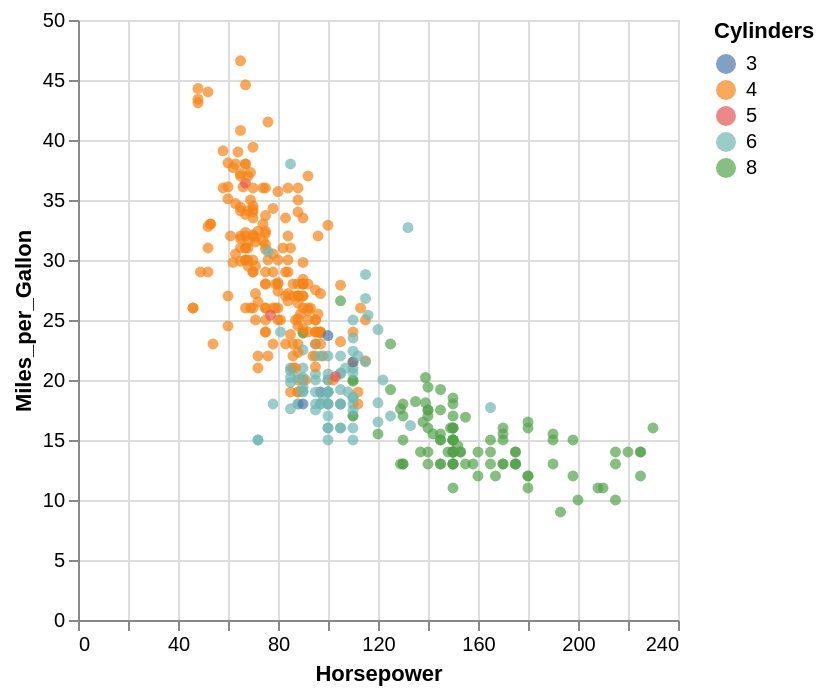

The notebook cell this image was saved under:
### Markdown cell above
# Encoding data types
Altair can do a good job at guessing the data types of your columns; however, sometimes you want to force it to use a particular data type. This can be done by using these letters:

- O is used for ordinal data
- N is used for nominal data
- T is used for temporal data
- Q is used for quantitative data
- G is used for geographic shape

Changing the data type can lead to important differences in how Altair displays the chart. For example:

### Code cell
cars=data.cars()

alt.Chart(cars).mark_circle().encode(
    x='Horsepower',
    y='Miles_per_Gallon',
    color='Cylinders:N' #O, N, Q
)

### Figure 1 — Vega-Lite specification as saved in the notebook (floating-point values rounded to 4 significant figures; data arrays with more than 128 entries replaced by an {"elided": "..."} marker saying what was removed)
{"config": {"view": {"continuousWidth": 300, "continuousHeight": 300}}, "data": {"name": "data-ad3a0dd023cd6593db8ec56326f31fcb"}, "mark": {"type": "circle"}, "encoding": {"color": {"field": "Cylinders", "type": "nominal"}, "x": {"field": "Horsepower", "type": "quantitative"}, "y": {"field": "Miles_per_Gallon", "type": "quantitative"}}, "$schema": "https://vega.github.io/schema/vega-lite/v6.4.1.json", "datasets": {"data-ad3a0dd023cd6593db8ec56326f31fcb": {"elided": "406 records"}}}
